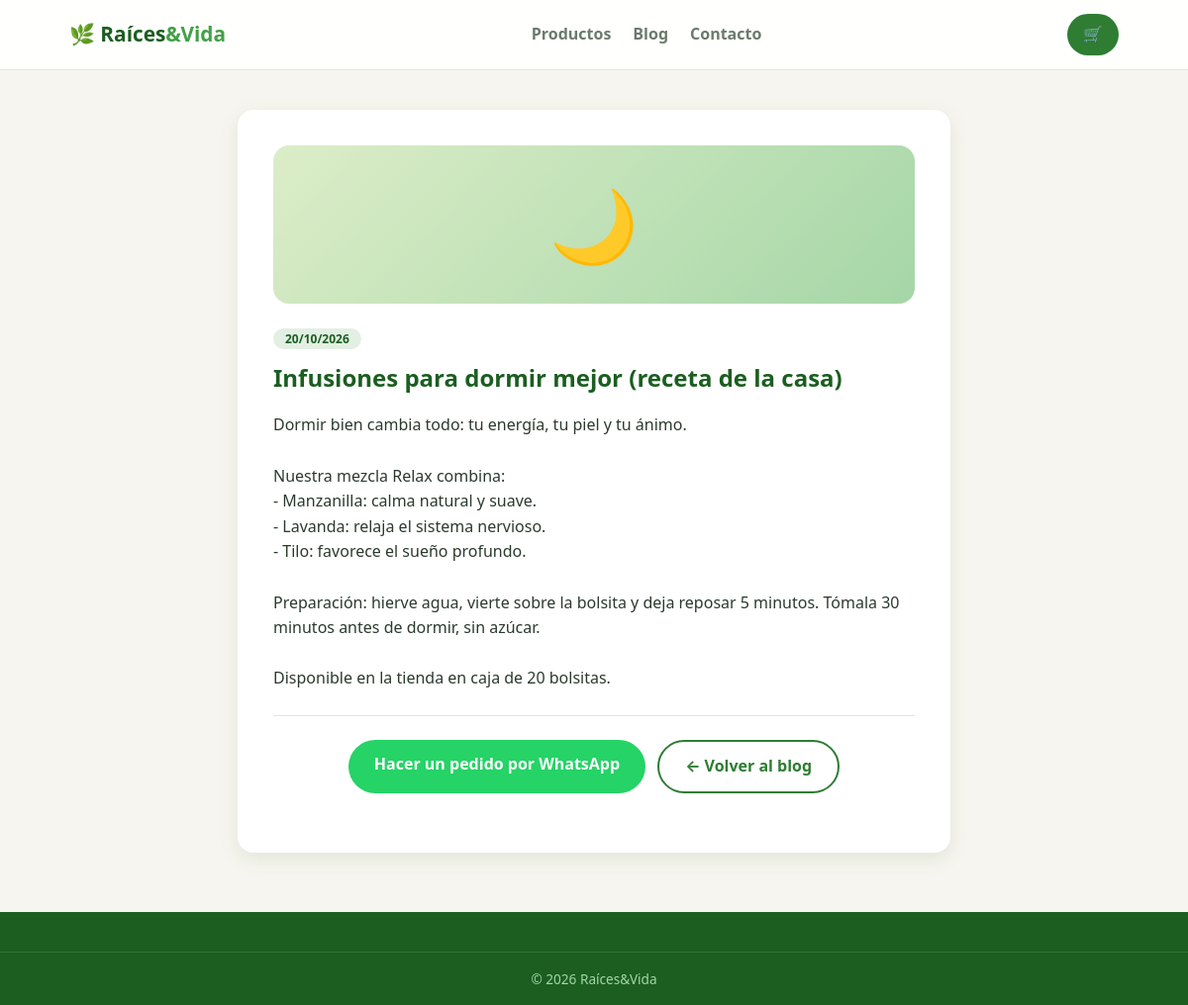
/post.php?id=2, run on the app's committed database.
### tables this page shows
CREATE TABLE posts (
  id INT AUTO_INCREMENT PRIMARY KEY,
  titulo VARCHAR(180) NOT NULL,
  icono VARCHAR(8) DEFAULT '📝',
  resumen VARCHAR(255),
  contenido TEXT,
  fecha DATE DEFAULT (CURRENT_DATE)
);

### includes/config.php (called while the page is built, shortened)
<?php
function e(?string $s): string {
    return htmlspecialchars($s ?? '', ENT_QUOTES, 'UTF-8');
}

### post.php (the view, shortened to what this page needs)
<?php
require_once __DIR__ . '/includes/config.php';
$id = (int)($_GET['id'] ?? 0);
$stmt = $pdo->prepare("SELECT * FROM posts WHERE id = ?");
$stmt->execute([$id]);
$post = $stmt->fetch(PDO::FETCH_ASSOC);
?>
<!DOCTYPE html>
<html lang="es">
<head>
<link rel="stylesheet" href="css/style.css">
</head>
<body>
<header class="header">
  <div class="container header-inner">
    <a class="logo" href="index.php">🌿 Raíces<span>&amp;Vida</span></a>
    <nav class="nav">
      <a href="index.php#productos">Productos</a>
      <a href="blog.php">Blog</a>
      <a href="index.php#contacto">Contacto</a>
    </nav>
    <a class="btn-cart" href="index.php">🛒</a>
  </div>
</header>
<main class="container container-narrow">
  <article class="post-full">
    <div class="post-hero"><span><?= e($post['icono']) ?></span></div>
    <span class="badge badge-soft"><?= date('d/m/Y', strtotime($post['fecha'])) ?></span>
    <h1><?= e($post['titulo']) ?></h1>
    <div class="post-content"><?= nl2br(e($post['contenido'])) ?></div>
    <hr>
    <div class="center">
      <a class="btn btn-wsp" href="<?= WHATSAPP_LINK ?>?text=<?= urlencode('Hola, leí el artículo "' . $post['titulo'] . '" y quiero hacer un pedido 🌿') ?>" target="_blank">Hacer un pedido por WhatsApp</a>
      <a class="btn btn-outline" href="blog.php">← Volver al blog</a>
    </div>
  </article>
</main>
<footer class="footer">
  <p class="copy">© <?= date('Y') ?> Raíces&amp;Vida</p>
</footer>
</body>
</html>

### css/style.css (style rules this page uses)
:root { --verde: #2e7d32; --verde-claro: #43a047; --verde-oscuro: #1b5e20; --crema: #f7f5ef; --blanco: #ffffff; --texto: #2c3a2e; --texto-suave: #6b7a6d; --wsp: #25d366; --sombra: 0 6px 20px rgba(27, 94, 32, .10); --radio: 16px; }
* { margin: 0; padding: 0; box-sizing: border-box; }
html { scroll-behavior: smooth; }
body { font-family: 'Segoe UI', system-ui, -apple-system, sans-serif; background: var(--crema); color: var(--texto); line-height: 1.6; }
a { color: inherit; text-decoration: none; }
.container { max-width: 1100px; margin: 0 auto; padding: 0 20px; }
.container-narrow { max-width: 760px; }
.center { text-align: center; margin: 24px 0; }
.header { position: sticky; top: 0; z-index: 50; background: rgba(255, 255, 255, .92); backdrop-filter: blur(8px); border-bottom: 1px solid #e7e4da; }
.header-inner { display: flex; align-items: center; justify-content: space-between; padding: 14px 20px; gap: 16px; }
.logo { font-size: 1.3rem; font-weight: 800; color: var(--verde-oscuro); }
.logo span { color: var(--verde-claro); }
.nav { display: flex; gap: 22px; }
.nav a { font-weight: 600; color: var(--texto-suave); transition: color .2s; }
.btn-cart { position: relative; background: var(--verde); color: #fff; border: none; border-radius: 50px; padding: 8px 16px; font-size: 1rem; cursor: pointer; transition: background .2s; }
.btn { display: inline-block; background: var(--verde); color: #fff; border: none; border-radius: 50px; padding: 12px 26px; font-size: 1rem; font-weight: 700; cursor: pointer; transition: all .2s; }
.btn-wsp { background: var(--wsp); }
.btn-outline { background: transparent; border: 2px solid var(--verde); color: var(--verde); }
.badge { align-self: flex-start; background: var(--verde-claro); color: #fff; border-radius: 50px; padding: 2px 12px; font-size: .75rem; font-weight: 700; margin-bottom: 8px; }
.badge-soft { background: #e3efe3; color: var(--verde-oscuro); }
.post-full { background: var(--blanco); border-radius: var(--radio); padding: 36px; margin: 40px 0; box-shadow: var(--sombra); }
.post-hero { height: 160px; border-radius: var(--radio); margin-bottom: 22px; display: flex; align-items: center; justify-content: center; font-size: 4.5rem; background: linear-gradient(135deg, #dcedc8, #a5d6a7); }
.post-full h1 { color: var(--verde-oscuro); margin: 12px 0 20px; line-height: 1.3; }
.post-content { color: var(--texto); margin-bottom: 20px; }
.post-full hr { border: none; border-top: 1px solid #e7e4da; margin: 24px 0; }
.post-full .center { display: flex; gap: 12px; justify-content: center; flex-wrap: wrap; }
.footer { background: var(--verde-oscuro); color: #dcedc8; margin-top: 60px; padding: 40px 0 0; }
.copy { text-align: center; padding: 16px; font-size: .85rem; color: #a5d6a7; border-top: 1px solid rgba(255,255,255,.12); }

### data on the page
posts: icono "🌙", fecha "20/10/2026", titulo "Infusiones para dormir mejor (receta de la casa)", contenido "Dormir bien cambia todo: tu energía, tu piel y tu ánimo. Nuestra mezcla Relax combina: - Manzanilla: calma natural y suave. - Lavanda: relaja el sistema nervioso. - Tilo: favorece el sueño profundo. Preparación: hierve agua, vierte sobre la bolsita y deja reposar 5 minutos. Tómala 30 minutos antes de dormir, sin azúcar. Disponible en la tienda en caja de 20 bolsitas."
